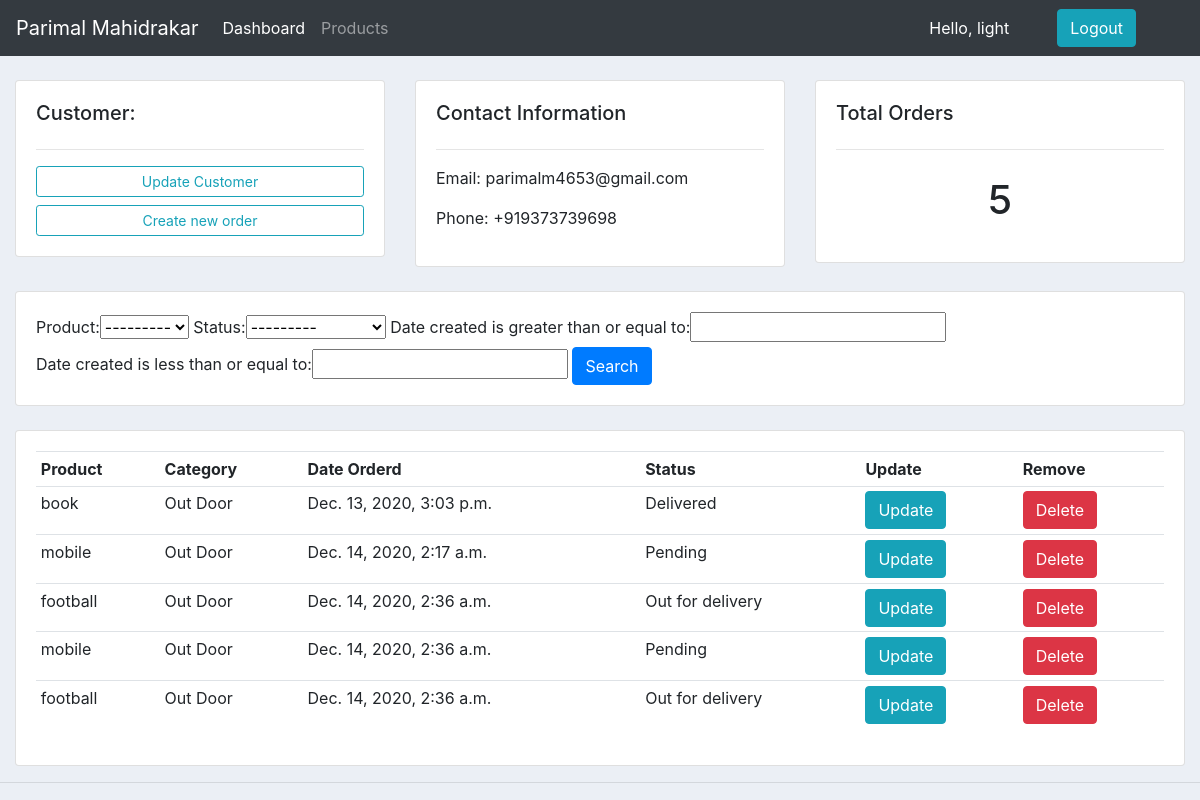
The app's page /customer/1/ (signed in) with its own data.
### CartApp/models.py (models this page shows, shortened)
class Customer(models.Model):
	user = models.OneToOneField(User,null=True,on_delete=models.CASCADE)
	name = models.CharField(max_length=200, null=True,blank=True)
	phone = models.CharField(max_length=200, null=True,blank=True)
	email = models.CharField(max_length=200, null=True,blank=True)
	date_created = models.DateTimeField(auto_now_add=True, null=True)

class Order(models.Model):
	STATUS = (
			('Pending', 'Pending'),
			('Out for delivery', 'Out for delivery'),
			('Delivered', 'Delivered'),
			)
	customer = models.ForeignKey(Customer, null=True, on_delete= models.SET_NULL)
	product = models.ForeignKey(Product, null=True, on_delete= models.SET_NULL)
	date_created = models.DateTimeField(auto_now_add=True, null=True)
	status = models.CharField(max_length=200, null=True, choices=STATUS)

class Product(models.Model):
	CATEGORY = (
			('Indoor', 'Indoor'),
			('Out Door', 'Out Door'),
			)
	name = models.CharField(max_length=200, null=True)
	price = models.FloatField(null=True)
	category = models.CharField(max_length=200, null=True, choices=CATEGORY)
	description = models.CharField(max_length=200, null=True, blank=True)
	date_created = models.DateTimeField(auto_now_add=True, null=True)
	tags = models.ManyToManyField(Tag)
	def __str__(self):
		return self.name

### CartApp/decorators.py (the view)
		def wrapper_funk(request,*args,**kwargs):
			group = None
			if request.user.groups.exists():
				group = request.user.groups.all()[0].name
			if group in allowed_roles:
				return view_funk(request,*args,**kwargs)
			else:
				return HttpResponse("You are not authorized.")

### CartApp/views.py (called while the page is built)
@login_required(login_url="login")
@allowed_users(allowed_roles=["admin"])
def customer(request, pk_):
    customers = Customer.objects.get(id=pk_)
    orders = customers.order_set.all()
    myFilter = OrderFilter(request.GET, queryset=orders)
    orders = myFilter.qs
    context = {
        "customer": customers,
        "orders": orders,
        "total_orders": orders.count(),
        "myFilter": myFilter,
    }
    return render(request, "CartApp/customer.html", context)

### templates/CartApp/customer.html
{%  extends '../base.html' %}
{% block content %}
{% load crispy_forms_tags %}
<br>
<div class="row">
    <div class="col-md">
        <div class="card card-body">
            <h5>Customer:</h5>
            <hr>
            <a class="btn btn-outline-info  btn-sm btn-block" href="">Update Customer</a>
            <a class="btn btn-outline-info  btn-sm btn-block" href=" {% url 'createOrder' customer.id %} ">Create new order</a>
        </div>
    </div>
    <div class="col-md">
        <div class="card card-body">
            <h5>Contact Information</h5>
            <hr>
            <p>Email:  {{customer.email}} </p>
            <p>Phone:  {{customer.phone}} </p>
        </div>
    </div>
    <div class="col-md">
        <div class="card card-body">
            <h5>Total Orders</h5>
            <hr>
            <h1 style="text-align: center;padding: 10px"> {{total_orders}} </h1>
        </div>
    </div>
</div>
<br>
<div class="row">
    <div class="col">
        <div class="card card-body">
            <form method="get">
                        {{myFilter.form}}
                <button class="btn btn-primary" type="submit">Search</button>
            </form>
        </div>
    </div>
</div>
<br>
<div class="row">
    <div class="col-md">
        <div class="card card-body">
            <table class="table table-sm">
                <tr>
                    <th>Product</th>
                    <th>Category</th>
                    <th>Date Orderd</th>
                    <th>Status</th>
                    <th>Update</th>
                    <th>Remove</th>
                </tr>
                {% for order in orders %}
                <tr>
                    <td> {{order.product}} </td>
                    <td> {{order.product.category}} </td>
                    <td> {{order.date_created}} </td>
                    <td> {{order.status}} </td>
                    <td><a href="{% url 'updateOrder' order.id %}" class="btn btn-info">Update</a></td>
                    <td><a href="{% url 'deleteOrder' order.id %}" class="btn btn-danger">Delete</a></td>
                </tr>
                {% endfor %}
            </table>
        </div>
    </div>
</div>
{% endblock %}

### templates/nav.html (shortened to what this page needs)
<nav class="navbar navbar-expand-lg navbar-dark bg-dark">
    <a class="navbar-brand" href="#">Parimal Mahidrakar</a>
    <div class="collapse navbar-collapse" id="navbarNav">
        <ul class="navbar-nav">
            {% if request.user.is_staff %}
            <li class="nav-item active">
                <a class="nav-link" href="{% url 'home' %}">Dashboard</a>
            </li>
            <li class="nav-item">
                <a class="nav-link" href="{% url 'products' %}">Products</a>
            </li>
            {% else %}
             <li class="nav-item">
                <a class="nav-link" href="{% url 'account' %}">Settings</a>
            </li>
            {% endif %}
        </ul>
    </div>
    <span class="text-white mr-5">Hello, {{request.user.username}} </span>
    {% if request.user.is_authenticated %}
     <span><a href="{% url 'logout' %}" class="btn btn-info mr-5">Logout</a></span>
    {% else %}
    <span><a href="{% url 'login' %}" class="btn btn-info mr-5">Login</a></span>
    {% endif %}
</nav>

### templates/base.html (style rules this page uses)
body { background-color: #ebeff5; }

### records on screen
Customer: email "parimalm4653@gmail.com", phone "+919373739698"
Order: product "book", product.category "Out Door", date_created "Dec. 13, 2020, 3:03 p.m.", status "Delivered"
Order: product "mobile", product.category "Out Door", date_created "Dec. 14, 2020, 2:17 a.m.", status "Pending"
Order: product "football", product.category "Out Door", date_created "Dec. 14, 2020, 2:36 a.m.", status "Out for delivery"
Order: product "mobile", product.category "Out Door", date_created "Dec. 14, 2020, 2:36 a.m.", status "Pending"
Order: product "football", product.category "Out Door", date_created "Dec. 14, 2020, 2:36 a.m.", status "Out for delivery"

### other values on screen
{{ request.user.username }} "light"
{{ total_orders }} "5"
